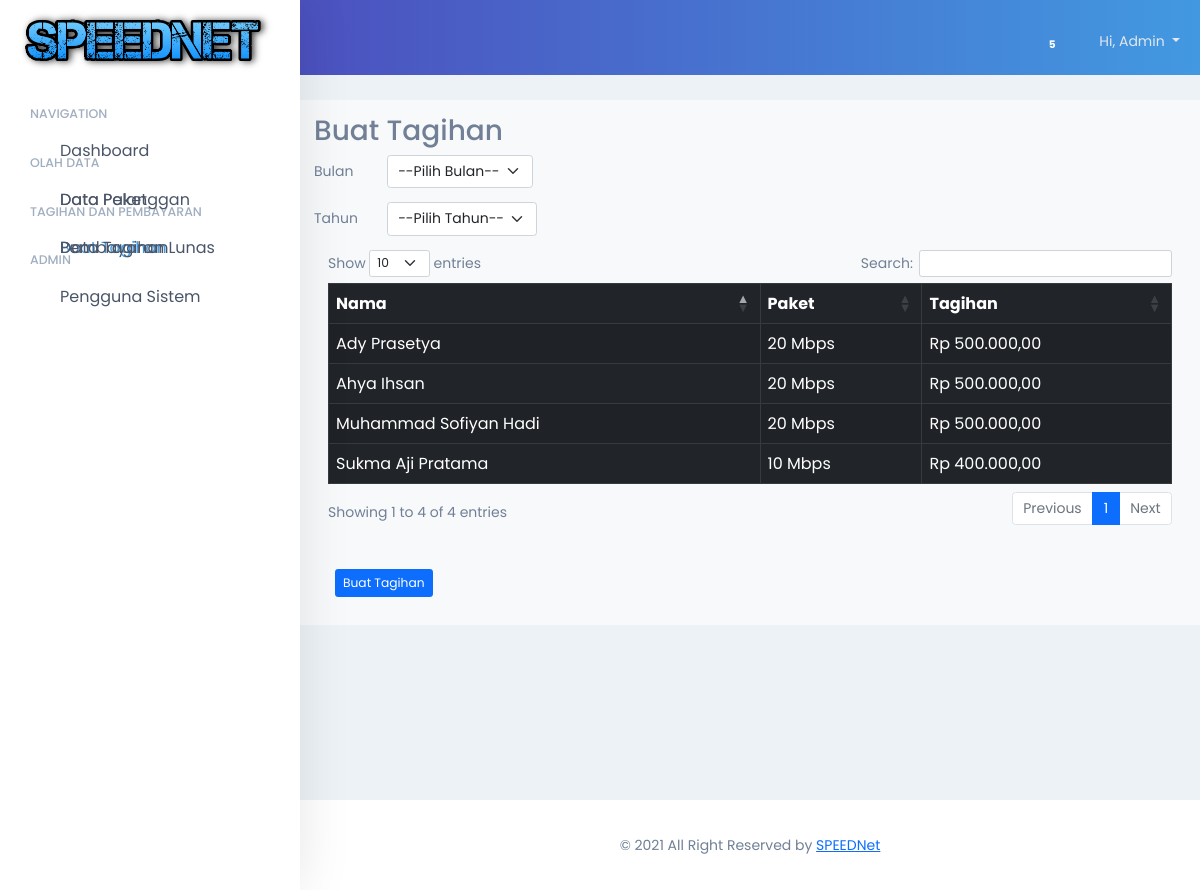
The page /admin/tagihan/buat_tagihan.php on the database its author committed.
### tables this page shows
CREATE TABLE `tb_pelanggan` (
  `id_pelanggan` int(11) NOT NULL,
  `nama` varchar(50) NOT NULL,
  `alamat` text NOT NULL,
  `no_hp` varchar(15) NOT NULL,
  `email` varchar(30) NOT NULL,
  `password` varchar(255) NOT NULL DEFAULT '',
  `level` varchar(10) NOT NULL DEFAULT '',
  `id_paket` int(11) NOT NULL
);

CREATE TABLE `tb_paket` (
  `id_paket` int(6) NOT NULL,
  `paket` varchar(20) NOT NULL,
  `tarif` int(11) NOT NULL
);

### admin/tagihan/read.php (the view)
<?php
    include "../../dbconnect.php";
    $sql = "SELECT * FROM tb_pelanggan INNER JOIN tb_paket ON tb_pelanggan.id_paket = tb_paket.id_paket order by id_pelanggan ASC";
    $query = mysqli_query($conn, $sql);
?>
    <?php foreach ($query as $row): ?>
        <tr>
            <td><?= $row["nama"] ?></td>
            <td><?= $row["paket"] ?></td>
            <td><?= "Rp " . number_format($row["tarif"],2,',','.'); ?></td>
        </tr>
      <?php endforeach ?>

### css/style.css (style rules this page uses)
* { padding: 0; margin: 0; }
html, body { color: #718096 !important; font-size: 14px !important; font-family: 'Poppins', sans-serif; background-color: #edf2f7; scroll-behavior: smooth; }

### rows shown on the page
tb_pelanggan: nama "Muhammad Sofiyan Hadi", id_paket.paket "20 Mbps", id_paket.tarif "500.000,00"
tb_pelanggan: nama "Ahya Ihsan", id_paket.paket "20 Mbps", id_paket.tarif "500.000,00"
tb_pelanggan: nama "Ady Prasetya", id_paket.paket "20 Mbps", id_paket.tarif "500.000,00"
tb_pelanggan: nama "Sukma Aji Pratama", id_paket.paket "10 Mbps", id_paket.tarif "400.000,00"
